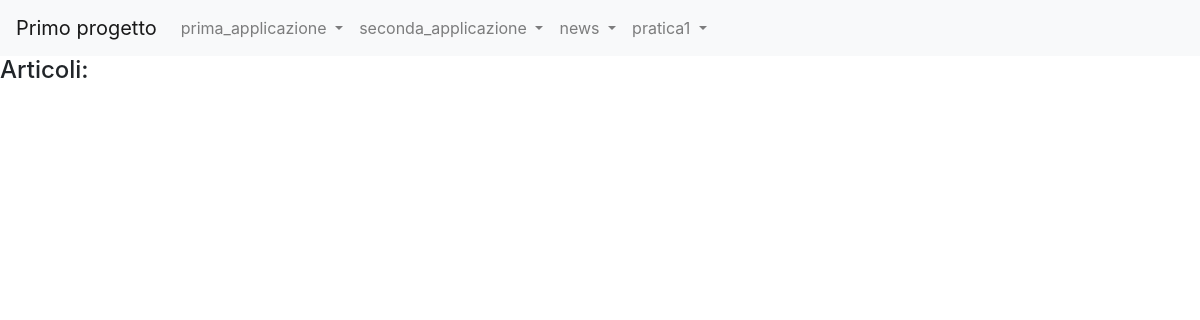
Before: /news/lista_articoli/ with the older database file.
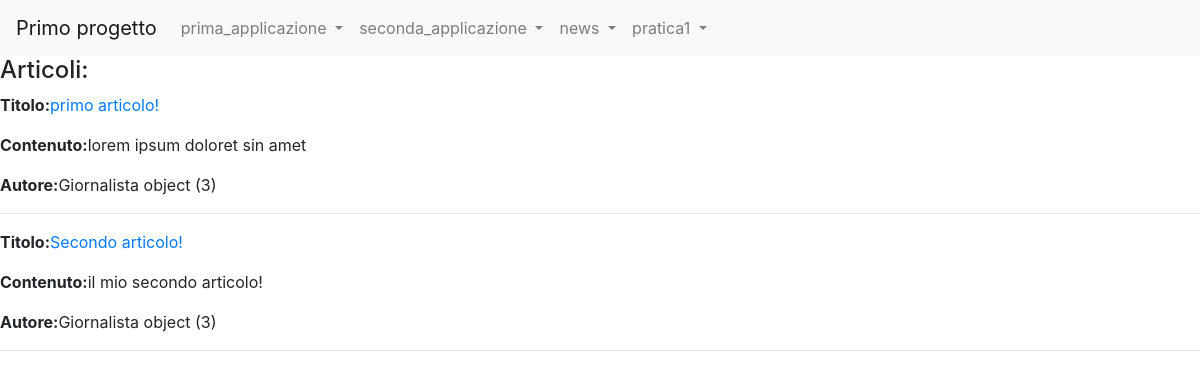
After: the same page with the newer database file.
### news/models.py (models this page shows)
class Articolo(models.Model):
    titolo=models.CharField(max_length=20)
    contenuto=models.TextField()
    giornalista=models.ForeignKey(Giornalista, on_delete=models.CASCADE,related_name="articoli")
    class Meta:
        verbose_name="Articolo"
        verbose_name_plural="Articoli"

class Giornalista(models.Model):
    nome=models.CharField(max_length=20)
    cognome=models.CharField(max_length=20)
    class Meta:
        verbose_name="Giornalista"
        verbose_name_plural="Giornalisti"

### news/views.py (the view)
# urls.py: path('lista_articoli/', ArticoloListView.as_view(), name="lista_articoli"),
class ArticoloListView(ListView):
    model = Articolo
    template_name = "lista_articoli.html"
    def get_context_data(self, **kwargs):
        context = super().get_context_data(**kwargs)
        context["articoli"]= Articolo.objects.all()
        return context

### news/templates/lista_articoli.html (shortened to what this page needs)
{% extends 'base.html' %}
{%block content%}
<h4>Articoli:</h4>
    {% for articolo in articoli %}
        <p><strong>Titolo:</strong><a href="/news/articoli/{{articolo.id}}">{{articolo.titolo}}</a></p>
        <p><strong>Contenuto:</strong>{{articolo.contenuto}}</p>
        <p><strong>Autore:</strong>{{articolo.giornalista}}</p>
        <hr>
    {% endfor %}
    {%endblock content%}

Changed rows visible on the page:
added Articolo: titolo "primo articolo!", contenuto "lorem ipsum doloret sin amet", giornalista "Giornalista object (3)"
added Articolo: titolo "Secondo articolo!", contenuto "il mio secondo articolo!", giornalista "Giornalista object (3)"
